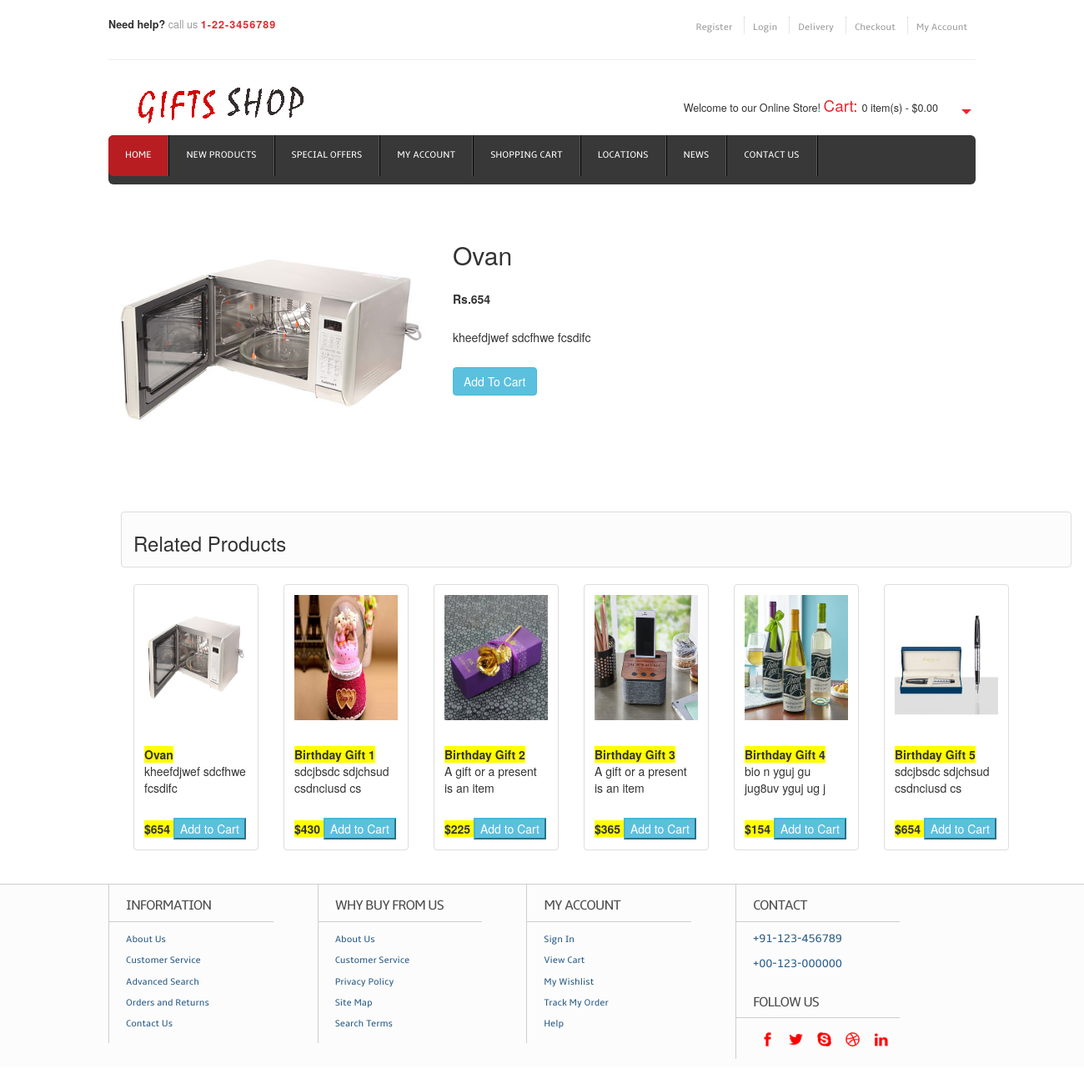
Page /viewproduct/2 on the committed database.
### mycart/models.py (models this page shows, shortened)
class Product(models.Model):
	GIFT_CHOICES = [
    ('babygift','BABYGIFT'),
    ('birthdaygift', 'BIRTHDAYGIFT'),
    ('accentsgift','ACCENTSGIFT'),
    ('cristamgift','CRISTAMGIFT'),
    ('toysgift','TOYSGIFT'),
    ('valentinegift','VALENTINEGIFT'),
    ('artificialgift','ARTIFICIALGIFT'),
    ('giftforher','GIFTFORHER'),
    ('giftforhim','GIFTFORHIM'),
]
	product_name = models.CharField(max_length=100,null=True)
	desc = models.CharField(max_length=1000,null=True)
	category = models.CharField(max_length=100, choices=GIFT_CHOICES,default='babygift')
	subcategory = models.CharField(max_length=100,null=True)
	price = models.IntegerField(null=True)
	Image = models.ImageField(upload_to="shop/images",null=True)
	pub_date = models.DateField()

### mycart/views.py (the view)
# urls.py: path('viewproduct/<id>', views.viewproduct,name='viewproduct'),
def viewproduct(request,id):
	car=Cart.objects.all()
	cart=car.count()
	product=Product.objects.get(pk=id)
	pro=Product.objects.all()
	li=[]
	for i in pro:
		if i.category == product.category:
			li.append(i)
	if request.user.is_authenticated:
		user=request.user.username
		print(user)
	return render(request,'viewproduct.html',{'products':product,'pro':li,'li':cart})

### templates/viewproduct.html (shortened to what this page needs)
{% load static %}
<!DOCTYPE HTML>
<head>
<link href="{% static 'css/style.css' %}" rel="stylesheet" type="text/css" media="all"/>
<link href="{% static 'css/slider.css' %}" rel="stylesheet" type="text/css" media="all"/>
<link rel="stylesheet" href="https://maxcdn.bootstrapcdn.com/bootstrap/3.4.0/css/bootstrap.min.css">
	<link rel="stylesheet" href="https://cdnjs.cloudflare.com/ajax/libs/font-awesome/4.7.0/css/font-awesome.min.css">
</head>
<body>
  <div class="wrap">
	<div class="header">
		<div class="headertop_desc">
			<div class="call">
				 <p><span>Need help?</span> call us <span class="number">1-22-3456789</span></span></p>
			</div>
			<div class="account_desc">
				<ul>
					{% if user.is_authenticated %}
								<li><a style="font-size: 16px;font-style: bold; color:#B81D22;">Hey, {{user.username}}</a></li>
								{% if user.is_superuser %}
								<li><a href="{% url 'viewallproduct' %}">Admin Dashboard</a></li>
								{% endif %}
								<li><a href="{% url 'logout' %}">Logout</a></li>
								<li><a href="{% url 'logout' %}">Purchase History</a></li>
								{% else %}
									<li><a href="{% url 'register' %}">Register</a></li>
									<li><a href="{% url 'login' %}">Login</a></li>
								{% endif %}
					<li><a href="{% url 'delivery' %}">Delivery</a></li>
					<li><a href="{% url 'checkout' %}">Checkout</a></li>
					<li><a href="{% url 'myaccount' %}">My Account</a></li>
				</ul>
			</div>
		</div>
		<div class="header_top">
			<div class="logo">
				<a href="index.html"><img src="{% static 'images/logo2.png' %}" alt="" /></a>
			</div>
			  <div class="cart">
			  	   <p>Welcome to our Online Store! <span>Cart:</span><div id="dd" class="wrapper-dropdown-2"> 0 item(s) - $0.00
					</div></p>
			  </div>
	<div class="header_bottom">
	     	<div class="menu">
	     		<ul>
			    	<li class="active"><a href="/">Home</a></li>
			    	<li><a href="{% url 'newproducts' %}">New Products</a></li>
			    	<li><a href="{% url 'specialoffer' %}">Special Offers</a></li>
			    	<li><a href="{% url 'myaccount' %}">My Account</a></li>
			    	<li><a href="{% url 'shoppingcart' %}">Shopping Cart</a></li>
			    	<li><a href="{% url 'location' %}">Locations</a></li>
			    	<li><a href="{% url 'news' %}">News</a></li>
			    	<li><a href="{% url 'contact' %}">Contact Us</a></li>
     			</ul>
	     	</div>
	     </div>
		<div class="container">
			<div class="row my-4" style="background-color: white !important;">
				<div class="col-md-4">
					<div class="row">
						<a href="/media/{{products.Image}}"><img class="img" src="/media/{{products.Image}}"></a>
					</div>
				</div>
				<div class="col-md-8">
					<table>
					<tr>
						<td><h2>{{products.product_name}}</h2></td>
					</tr>
					<tr>
						<td><p><b>Rs.{{products.price}}</b></p></td>
					</tr>
					<tr>
						<td><p>{{products.desc}}</p></td>
					</tr>
					<tr>
						<td>
						<a href="{% url 'cart' products.id %}"><button class="btn btn-info my-4">Add To Cart</button></a>
						</td>
					</tr>
					</table>
			</div>
			</div>
		</div>
	</div>
<div class="container my-6">
	<div class="thumbnail" style="background-color:#FCFCFC"><h3 style="margin-left: 10px;">Related Products</h3></div>
	{% for i in pro %}
	{% if forloop.counter < 7 %}
			<div class="card col-md-6" style="width: 18rem;">
				<table class="thumbnail">
					<tr>
				  		<td>
				  			<a href="{% url 'viewproduct' i.id %}">
				  			<img class="card-img-top" src="/media/{{i.Image}}" alt="Card image cap" style="margin-bottom: 15px;max-width: 100%;height: 150px;">
				  			</td>
				  		</tr>
				  		<tr>
				  		<td>
				    		<strong style="background-color:yellow;">{{i.product_name}}</strong>
				    		<p class="card-text">{{i.desc|slice:"0:30"}}</p>
				  		</td>
				  	</tr>
				  	<tr>
				  		<td>
						    <strong style="background-color:yellow;">${{i.price}} </strong>
						    <button class="btn-info">Add to Cart</button>
				    	</td>
				  	</tr>
				  </table>
			</div>
	{% endif %}
	{% endfor %}
</div>
</div>
</div>
	    <div class="footer">
   	  <div class="wrap">
	     <div class="section group">
				<div class="col_1_of_4 span_1_of_4">
						<h4>Information</h4>
						<ul>
						<li><a href="about.html">About Us</a></li>
						<li><a href="contact.html">Customer Service</a></li>
						<li><a href="#">Advanced Search</a></li>
						<li><a href="delivery.html">Orders and Returns</a></li>
						<li><a href="contact.html">Contact Us</a></li>
						</ul>
					</div>
				<div class="col_1_of_4 span_1_of_4">
					<h4>Why buy from us</h4>
						<ul>
						<li><a href="about.html">About Us</a></li>
						<li><a href="contact.html">Customer Service</a></li>
						<li><a href="#">Privacy Policy</a></li>
						<li><a href="contact.html">Site Map</a></li>
						<li><a href="#">Search Terms</a></li>
						</ul>
				</div>
				<div class="col_1_of_4 span_1_of_4">
					<h4>My account</h4>
						<ul>
							<li><a href="contact.html">Sign In</a></li>
							<li><a href="index.html">View Cart</a></li>
							<li><a href="#">My Wishlist</a></li>
							<li><a href="#">Track My Order</a></li>
							<li><a href="contact.html">Help</a></li>
						</ul>
				</div>
				<div class="col_1_of_4 span_1_of_4">
					<h4>Contact</h4>
						<ul>
							<li><span>+91-123-456789</span></li>
							<li><span>+00-123-000000</span></li>
						</ul>
						<div class="social-icons">
							<h4>Follow Us</h4>
					   		  <ul>
							      <li><a href="#" target="_blank"><img src="{% static 'images/facebook.png' %}" alt="" /></a></li>
							      <li><a href="#" target="_blank"><img src="{% static 'images/twitter.png' %}" alt="" /></a></li>
							      <li><a href="#" target="_blank"><img src="{% static 'images/skype.png' %}" alt="" /> </a></li>
							      <li><a href="#" target="_blank"> <img src="{% static 'images/dribbble.png' %}" alt="" /></a></li>
							      <li><a href="#" target="_blank"> <img src="{% static 'images/linkedin.png' %}" alt="" /></a></li>
						     </ul>
   	 					</div>
				</div>
			</div>
        </div>
</body>
</html>

### static/css/style.css (style rules this page uses)
html,body,div,span,applet,object,iframe,h1,h2,h3,h4,h5,h6,p,blockquote,pre,a,abbr,acronym,address,big,cite,code,del,dfn,em,img,ins,kbd,q,s,samp,small,strike,strong,sub,sup,tt,var,b,u,i,dl,dt,dd,ol,nav ul,nav li,fieldset,form,label,legend,table,caption,tbody,tfoot,thead,tr,th,td,article,aside,canvas,details,embed,figure,figcaption,footer,header,hgroup,menu,nav,output,ruby,section,summary,time,mark,audio,video { margin:0;padding:0;border:0;font-size:100%;font:inherit;vertical-align:baseline; }
ol,ul { list-style:none;margin:0;padding:0; }
table { border-collapse:collapse;border-spacing:0; }
a { text-decoration:none; }
img { max-width:100%; }
body { font-family: Arial, Helvetica, sans-serif; background: #FFF; }
.wrap { width:80%; margin: 0 auto; }
.header { background: #FFF; }
.headertop_desc { padding:20px 0; border-bottom:1px solid #EEE; }
.call { float:left; }
.call p { font-size:0.9em; color:#9C9C9C; }
.call p span { color:#303030; font-size:1em; font-weight:bold; }
.call p span.number { color:#E4292F; font-size:1em; letter-spacing:1px; }
.account_desc { float:right; }
.account_desc li { display:inline; border-left:1px dotted #CCC; }
.account_desc li:first-child { border:none; }
.account_desc li a { font-size:0.823em; color:#9C9C9C; padding:0 10px; font-family: 'ambleregular'; }
.header_top { padding: 20px 0; }
.logo { float: left; }
.cart { float:right; position: relative; padding-right:40px; margin-top:20px; }
.cart p { font-size:0.9em; color:#303030; display:inline-block; }
.cart p span { font-size:1.5em; color:#E4292F; }
.wrapper-dropdown-2 { display:inline-block; margin: 0 auto; font-size:0.9em; color:#303030; padding:0px 5px; cursor: pointer; outline: none; }
.wrapper-dropdown-2:after { content: ""; width: 0; height: 0; position: absolute; right:5px; top: 50%; margin-top:0px; border-width: 6px 6px 0 6px; border-style: solid; border-color:#E4292F transparent; }
.header_bottom { background: #383838; border-radius: 6px; -webkit-border-radius: 6px; -moz-border-rfadius: 6px; -o-border-radius: 6px; }
.menu { float: left; }
.menu li { float:left; }
.menu li a { font-family: 'ambleregular'; font-size:0.823em; text-transform:uppercase; color: #fff; display:block; padding:16px 20px; border-right: 2px ridge #585858; -webkit-transition: all .9s; -moz-transition: all .9s; -o-transition: all .9s; -ms-transition: all .9s; transition: all .9s; }
.menu li a:hover,.menu li.active a { background:#B81D22; }
.menu li:first-child a { border-radius:6px 0 0 6px; -webkit-border-radius:6px 0 0 6px; -moz-border-rfadius:6px 0 0 6px; -o-border-radius:6px 0 0 6px; }
.footer { position: relative; background: #FCFCFC; border-top: 1px solid #CECECE; margin:20px auto; }
.section { clear: both; padding: 0px; margin: 0px; }
.group:before, .group:after { content: ""; display: table; }
.group:after { clear: both; }
.group { zoom: 1; }
.col_1_of_4 { display: block; float: left; margin:0% 0 1% 3.6%; }
.col_1_of_4:first-child { margin-left: 0; }
.span_1_of_4 { width: 20.5%; padding:1.5% 1.5% 0 0; border-left:1px solid #CECECE; }
.span_1_of_4 h4 { color:#4F4F4F; margin-bottom: .5em; font-size: 1.2em; line-height: 1.2; font-family: 'ambleregular'; font-weight: normal; margin-top: 0px; letter-spacing: -1px; text-transform: uppercase; border-bottom: 1px solid #CECECE; padding-bottom: 0.5em; padding-left:20px; }
.span_1_of_4 ul { padding-left:20px; }
.span_1_of_4 li a { font-size: 0.8125em; padding: 0.4em 0; color:#2A5C86; font-family: 'ambleregular'; display: block; }
.span_1_of_4 li span { font-size:1em; font-family: 'ambleregular'; color:#2A5C86; cursor:pointer; margin:10px 0; display:block; }
.social-icons { padding-top: 8%; }
.social-icons li { width: 30px; height: 30px; padding: 0px 0 0 5px; margin: 0; display: inline-block; cursor: pointer; }
.group:before, .group:after { content:""; display:table; }
.group:after { clear:both; }
.group { zoom:1; }

### templates/viewproduct.html (style rules this page uses)
td { padding: 8px; }
.container { margin-top:40px; }

### rows in the picture
Product: Image (picture), product_name "Ovan", price "654", desc "kheefdjwef sdcfhwe fcsdifc"
Product: Image (picture), product_name "Birthday Gift 1", desc "sdcjbsdc sdjchsud csdnciusd cs", price "430"
Product: Image (picture), product_name "Birthday Gift 2", desc "A gift or a present is an item", price "225"
Product: Image (picture), product_name "Birthday Gift 3", desc "A gift or a present is an item", price "365"
Product: Image (picture), product_name "Birthday Gift 4", desc "bio n yguj gu jug8uv yguj ug j", price "154"
Product: Image (picture), product_name "Birthday Gift 5", desc "sdcjbsdc sdjchsud csdnciusd cs", price "654"
